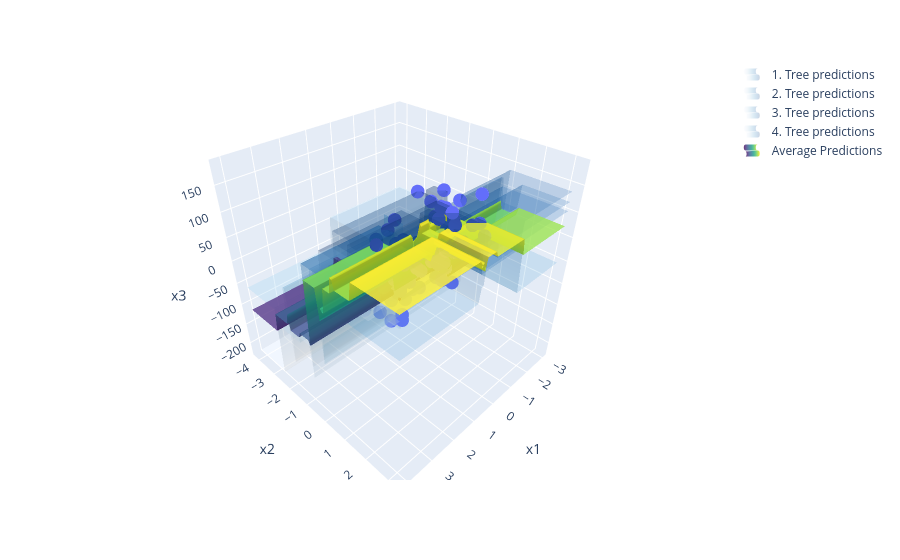

Source (notebook cell):
### Code cell
n = 100
X,y = make_regression(n_samples=n,n_features=2,bias=4,coef=False,noise=50,random_state=1945)

tree_model=DecisionTreeRegressor(max_depth=4)
tree_model.fit(X,y)
x1_grid=np.linspace(np.min(X[:,0])-1,np.max(X[:,0])+1,100)
x2_grid=np.linspace(np.min(X[:,1])-1,np.max(X[:,1])+1,100)
xx,yy = np.meshgrid(x1_grid,x2_grid) # both xx and yy are of shape (n,n)
X_grid = np.column_stack((xx.flatten(),yy.flatten())) # xx.flatten() and yy.flatten() are of shape (n*n,)
preds = tree_model.predict(X_grid)

fig = px.scatter_3d(x=X[:,0],y=X[:,1],z=y,labels={"x":"x1","y":"x2","z":"x3"})
zz = preds.reshape(xx.shape) # zz is of shape (n,n)
fig.add_trace(go.Surface(x=xx,y=yy,z=zz,opacity=0.2,showscale=False,showlegend=True,name="1. Tree predictions",colorscale="blues"))

num_trees = 3
all_preds = []

for i in range(1,num_trees+1):
    idx = np.random.choice(n, n, replace=True)
    X_boot = X[idx]
    y_boot = y[idx]
    
    tree = DecisionTreeRegressor(max_depth=4)
    tree.fit(X_boot, y_boot)
    
    preds = tree.predict(X_grid)
    all_preds.append(preds)
    
    zz = preds.reshape(xx.shape)
    
    fig.add_trace(go.Surface(x=xx, y=yy, z=zz,opacity=0.2,showscale=False,name=f"{i+1}. Tree predictions",showlegend=True,colorscale="blues"))


avg_preds = np.mean(all_preds, axis=0)
zz_avg = avg_preds.reshape(xx.shape)

fig.add_trace(go.Surface(x=xx, y=yy, z=zz_avg,opacity=0.8,showscale=False,name="Average Predictions",colorscale="Viridis",showlegend=True))

fig.show()

### Figure 1 — Plotly figure (JSON) as saved in the notebook; plotly's stock layout.template omitted (floating-point values rounded to 4 significant figures; data arrays with more than 128 entries replaced by an {"elided": "..."} marker saying what was removed)
{"data": [{"hovertemplate": "x1=%{x}<br>x2=%{y}<br>x3=%{z}<extra></extra>", "legendgroup": "", "marker": {"color": "#636efa", "symbol": "circle"}, "mode": "markers", "name": "", "scene": "scene", "showlegend": false, "type": "scatter3d", "x": [0.7078, 0.9468, -0.08708, 0.7625, 0.04788, 0.6209, 1.187, -1.603, -0.6139, -1.333, 1.037, 0.09176, -0.1939, 0.3786, -0.7125, 0.183, 0.5578, 0.5953, 0.1098, 2.655, 1.312, 0.6658, 0.03897, 0.1749, -0.1279, 1.321, 1.305, -0.1419, 0.6692, -1.3, 0.9103, 1.942, -0.6697, 0.7393, 1.195, -0.7325, -0.3331, -0.8454, 3.123, 2.969, 1.114, 0.5846, 1.109, -0.9313, -0.7165, 0.7849, 0.4232, -0.2538, 0.6734, 0.1578, -0.968, -0.0584, 0.3573, -0.2606, -0.8196, 0.05615, -2.011, 0.555, -1.62, -1.578, 0.6812, -1.308, -1.009, -0.08364, -0.4576, -0.1144, -0.5855, 0.3947, 0.3355, 0.1879, 0.04372, -0.8187, -0.5851, -0.6357, -1.507, 0.7009, -0.7312, 0.3585, -0.5237, 0.9786, 0.3778, 0.9279, 0.1051, 0.7244, -0.5442, 0.2383, 0.9254, -1.296, 1.05, 0.2001, 0.9419, -1.295, -0.3712, 0.1899, 0.8703, -0.6684, 0.01746, 0.2629, 0.4712, 0.7259], "y": [-0.7711, 0.349, 1.557, 1.3, 0.9341, -0.5964, -0.197, 0.03019, 0.0617, -0.9438, 1.353, -1.53, -1.724, -1.812, 0.08676, -1.316, 0.2982, 1.332, -1.516, 0.8252, -0.1982, -0.5689, -1.036, -1.103, 1.107, 2.226, 0.9867, 0.7707, -0.3234, -0.06316, -0.8664, -1.989, -0.7663, -1.193, -0.2861, 1.601, 0.6611, -1.364, -0.6401, 0.1428, 0.8377, 0.198, 0.888, -0.21, -0.7678, -1.623, -0.149, -0.7808, 0.1652, 0.8384, -1.742, -3.176, -0.5052, 0.5537, 0.6151, -0.3544, 0.1326, -0.8393, -1.003, 0.9128, 0.9104, -0.408, -0.9768, -0.4575, 2.038, -0.1331, 0.2041, -0.2075, 0.7825, -0.1023, 0.8734, 0.4948, 0.8349, 0.4554, -1.882, -1.835, 0.56, -1.741, 1.777, -0.2863, -0.8546, 0.0337, -1.748, -0.4676, 0.9557, -0.6735, -0.5253, -0.633, 1.853, -0.165, 0.1216, -0.4808, 1.63, 0.1326, 1.981, 0.285, 1.155, -1.387, -0.9907, -0.4273], "z": [-78.62, 36.12, 74.14, 130.7, -17.03, -51.99, 6.948, -97.09, 1.848, -74.56, 60.99, -87.16, -151.6, 9.945, -25.8, -182.1, 58.63, 63.48, -25.6, 119.7, 89.82, 16.99, -60.27, 63.24, 106.1, 173.4, 181.8, 119.3, -59.18, -55.31, -59.28, -68.7, -30.41, -33.7, 31.49, 148.7, 2.544, -84.08, 35.6, 53.33, 35.98, 36.36, 64.58, -21.51, -106.4, -34.29, -40.73, -56.88, 41.71, 129.6, -174.1, -220.7, 39.66, 145.0, 58.26, -30.28, -35.47, -87.79, -85.86, -3.26, 151.2, -28.11, -66.81, -42.44, 87.68, 31.57, -0.04296, 32.17, 114.3, 19.14, 89.34, 35.97, 23.53, 60.83, -167.4, -55.52, 19.42, -166.6, 103.8, -22.73, -52.38, -96.72, -107.2, 41.96, 128.6, -157.1, 17.23, 12.98, 93.35, 9.194, 18.76, -89.53, 100.6, -14.88, 137.3, 9.676, 94.71, -108.3, -108.5, -0.4253]}, {"colorscale": [[0, "rgb(247,251,255)"], [0.125, "rgb(222,235,247)"], [0.25, "rgb(198,219,239)"], [0.375, "rgb(158,202,225)"], [0.5, "rgb(107,174,214)"], [0.625, "rgb(66,146,198)"], [0.75, "rgb(33,113,181)"], [0.875, "rgb(8,81,156)"], [1, "rgb(8,48,107)"]], "name": "1. Tree predictions", "opacity": 0.2, "showlegend": true, "showscale": false, "type": "surface", "x": {"elided": "100x100 float values"}, "y": {"elided": "100x100 float values"}, "z": {"elided": "100x100 float values"}}, {"colorscale": [[0, "rgb(247,251,255)"], [0.125, "rgb(222,235,247)"], [0.25, "rgb(198,219,239)"], [0.375, "rgb(158,202,225)"], [0.5, "rgb(107,174,214)"], [0.625, "rgb(66,146,198)"], [0.75, "rgb(33,113,181)"], [0.875, "rgb(8,81,156)"], [1, "rgb(8,48,107)"]], "name": "2. Tree predictions", "opacity": 0.2, "showlegend": true, "showscale": false, "type": "surface", "x": {"elided": "100x100 float values"}, "y": {"elided": "100x100 float values"}, "z": {"elided": "100x100 float values"}}, {"colorscale": [[0, "rgb(247,251,255)"], [0.125, "rgb(222,235,247)"], [0.25, "rgb(198,219,239)"], [0.375, "rgb(158,202,225)"], [0.5, "rgb(107,174,214)"], [0.625, "rgb(66,146,198)"], [0.75, "rgb(33,113,181)"], [0.875, "rgb(8,81,156)"], [1, "rgb(8,48,107)"]], "name": "3. Tree predictions", "opacity": 0.2, "showlegend": true, "showscale": false, "type": "surface", "x": {"elided": "100x100 float values"}, "y": {"elided": "100x100 float values"}, "z": {"elided": "100x100 float values"}}, {"colorscale": [[0, "rgb(247,251,255)"], [0.125, "rgb(222,235,247)"], [0.25, "rgb(198,219,239)"], [0.375, "rgb(158,202,225)"], [0.5, "rgb(107,174,214)"], [0.625, "rgb(66,146,198)"], [0.75, "rgb(33,113,181)"], [0.875, "rgb(8,81,156)"], [1, "rgb(8,48,107)"]], "name": "4. Tree predictions", "opacity": 0.2, "showlegend": true, "showscale": false, "type": "surface", "x": {"elided": "100x100 float values"}, "y": {"elided": "100x100 float values"}, "z": {"elided": "100x100 float values"}}, {"colorscale": [[0, "#440154"], [0.1111, "#482878"], [0.2222, "#3e4989"], [0.3333, "#31688e"], [0.4444, "#26828e"], [0.5556, "#1f9e89"], [0.6667, "#35b779"], [0.7778, "#6ece58"], [0.8889, "#b5de2b"], [1, "#fde725"]], "name": "Average Predictions", "opacity": 0.8, "showlegend": true, "showscale": false, "type": "surface", "x": {"elided": "100x100 float values"}, "y": {"elided": "100x100 float values"}, "z": {"elided": "100x100 float values"}}], "layout": {"legend": {"tracegroupgap": 0}, "margin": {"t": 60}, "scene": {"domain": {"x": [0, 1], "y": [0, 1]}, "xaxis": {"title": {"text": "x1"}}, "yaxis": {"title": {"text": "x2"}}, "zaxis": {"title": {"text": "x3"}}}}}
